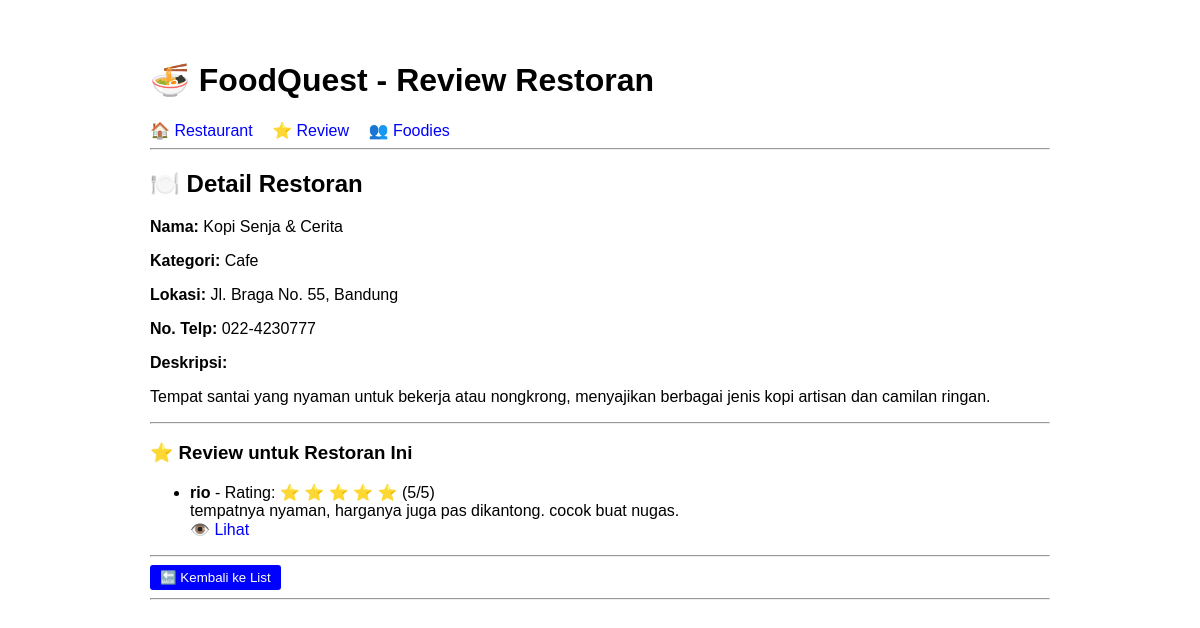
Before: /restaurants/5/ with the older database file.
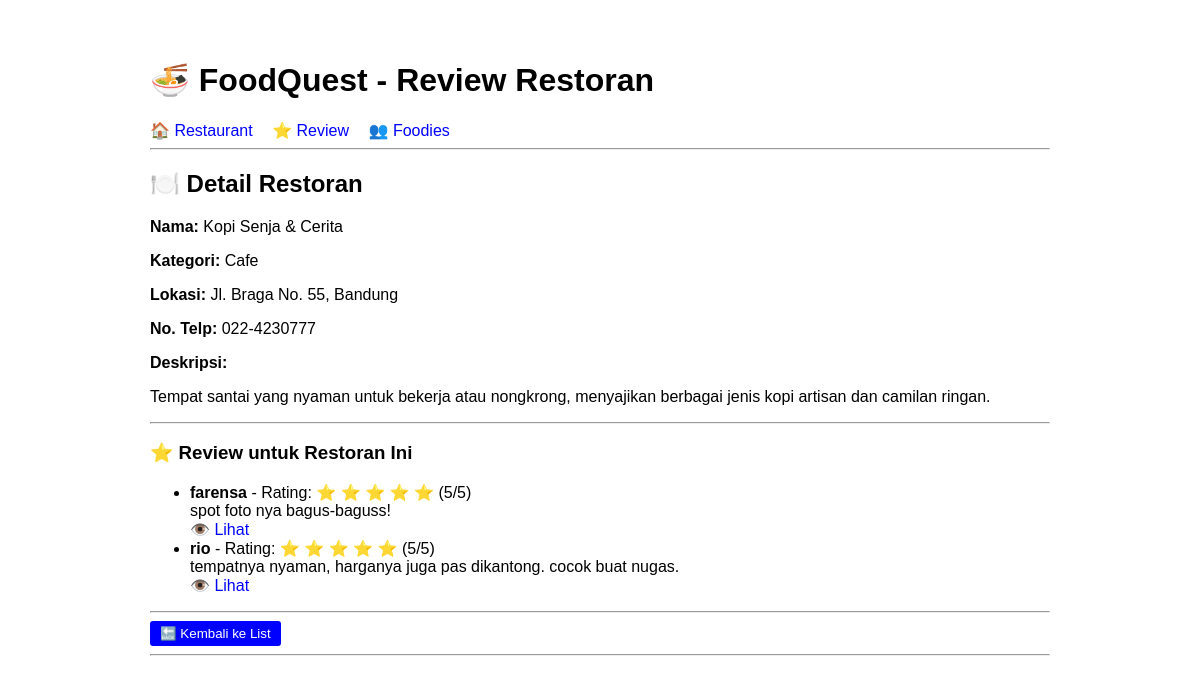
After: the same page with the newer database file.
### restaurant/models.py (models this page shows, shortened)
class Review(models.Model):
    RATING_CHOICES = [(i, i) for i in range(1, 6)]
    restaurant = models.ForeignKey(Restaurant, on_delete=models.CASCADE, related_name='reviews')
    foodie = models.ForeignKey(Foodie, on_delete=models.CASCADE, related_name='reviews')
    rating = models.IntegerField(choices=RATING_CHOICES)
    komentar = models.TextField()
    waktu_review = models.DateTimeField(auto_now_add=True)
    class Meta:
        verbose_name_plural = "Reviews"
        ordering = ['-waktu_review']

class Foodie(models.Model):
    username = models.CharField(max_length=150, unique=True)
    email = models.EmailField(unique=True)
    waktu = models.DateTimeField(auto_now_add=True)
    class Meta:
        verbose_name_plural = "Foodies"

### restaurant/views.py (the view)
# urls.py: path('restaurants/<int:pk>/', views.RestaurantDetailView.as_view(), name='restaurant_detail'),
class RestaurantDetailView(DetailView):
    model = Restaurant
    template_name = 'restaurant/restaurant_detail.html'
    context_object_name = 'restaurant'

### restaurant/templates/restaurant/restaurant_detail.html
{% extends 'restaurant/base.html' %}
{% block content %}
<h2>🍽️ Detail Restoran</h2>
<p><strong>Nama:</strong> {{ restaurant.nama }}</p>
<p><strong>Kategori:</strong> {{ restaurant.get_kategori_display }}</p>
<p><strong>Lokasi:</strong> {{ restaurant.lokasi }}</p>
<p><strong>No. Telp:</strong> {{ restaurant.no_telp }}</p>
<p><strong>Deskripsi:</strong></p>
<p>{{ restaurant.deskripsi }}</p>
<hr>
<h3>⭐ Review untuk Restoran Ini</h3>
{% if restaurant.reviews.all %}
<ul>
    {% for review in restaurant.reviews.all %}
    <li>
        <strong>{{ review.foodie.username }}</strong>
        - Rating:
        {% for i in "12345" %}
            {% if i|add:0 <= review.rating %}⭐{% else %}☆{% endif %}
        {% endfor %}
        ({{ review.rating }}/5)
        <br>
        {{ review.komentar|truncatewords:20 }}
        <br>
        <a href="{% url 'review_detail' review.id %}">👁️ Lihat</a>
    </li>
    {% endfor %}
</ul>
{% else %}
<p>Belum ada review untuk restoran ini.</p>
{% endif %}
<hr>
<a href="{% url 'restaurant_list' %}"><button>🔙 Kembali ke List</button></a>
{% endblock %}

Changed rows visible on the page:
added Review: foodie.username "farensa", rating "5", komentar "spot foto nya bagus-baguss!"
